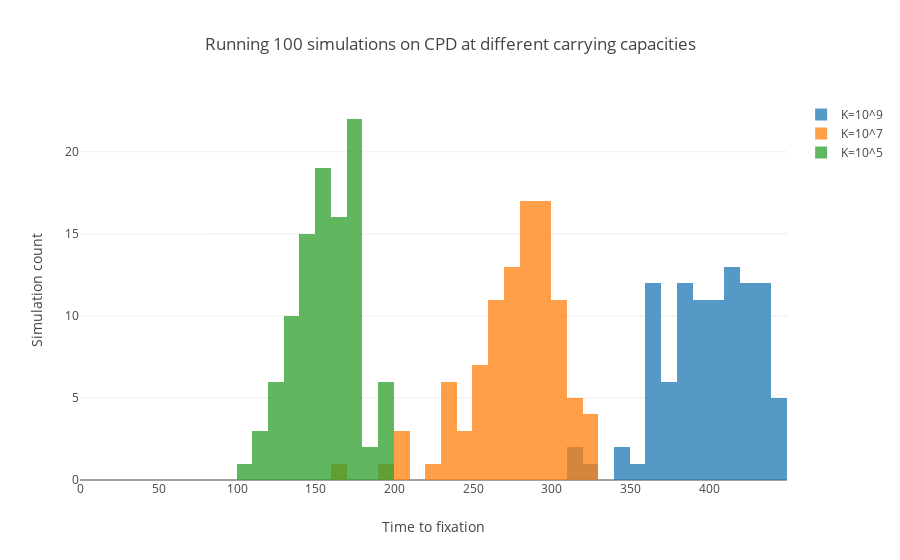
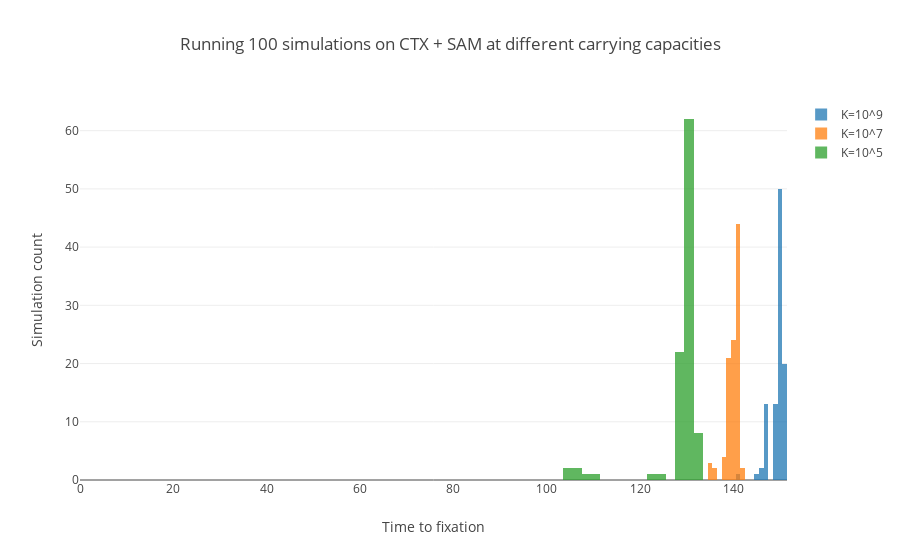

The notebook cell these images were saved under, in order:
### Markdown cell above
## Using histograms to display effect of carrying capacity

### Code cell
hist_carrying_cap(dataset2.loc['CPD'], [9, 7, 5, 3])
hist_carrying_cap(pairs[0], [9, 7, 5, 3], frequency=100)
